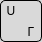
              <widget class="QWidget" name="key_U" native="true">
               <property name="minimumSize">
                <size>
                 <width>42</width>
                 <height>42</height>
                </size>
               </property>
               <property name="maximumSize">
                <size>
                 <width>42</width>
                 <height>42</height>
                </size>
               </property>
               <property name="styleSheet">
                <string notr="true">border: 1px solid black;
background-color: #D9D9D9; 
border-radius: 5px;
 color: black; 
</string>
               </property>
               <layout class="QGridLayout" name="gridLayout_3" rowstretch="0,0,0,0" columnstretch="0,0,0">
                <property name="leftMargin">
                 <number>0</number>
                </property>
                <property name="topMargin">
                 <number>0</number>
                </property>
                <property name="rightMargin">
                 <number>0</number>
                </property>
                <property name="bottomMargin">
                 <number>0</number>
                </property>
                <property name="spacing">
                 <number>0</number>
                </property>
                <item row="3" column="2">
                 <widget class="QLabel" name="label_9">
                  <property name="styleSheet">
                   <string notr="true">border: none;  background: transparent</string>
                  </property>
                  <property name="text">
                   <string>  Г</string>
                  </property>
                 </widget>
                </item>
                <item row="2" column="0">
                 <widget class="QLabel" name="label_12">
                  <property name="styleSheet">
                   <string notr="true">border: none;  background: transparent</string>
                  </property>
                  <property name="text">
                   <string>  U</string>
                  </property>
                 </widget>
                </item>
                <item row="3" column="0">
                 <widget class="QLabel" name="label_11">
                  <property name="styleSheet">
                   <string notr="true">border: none; background: transparent</string>
                  </property>
                  <property name="text">
                   <string/>
                  </property>
                 </widget>
                </item>
               </layout>
              </widget>
